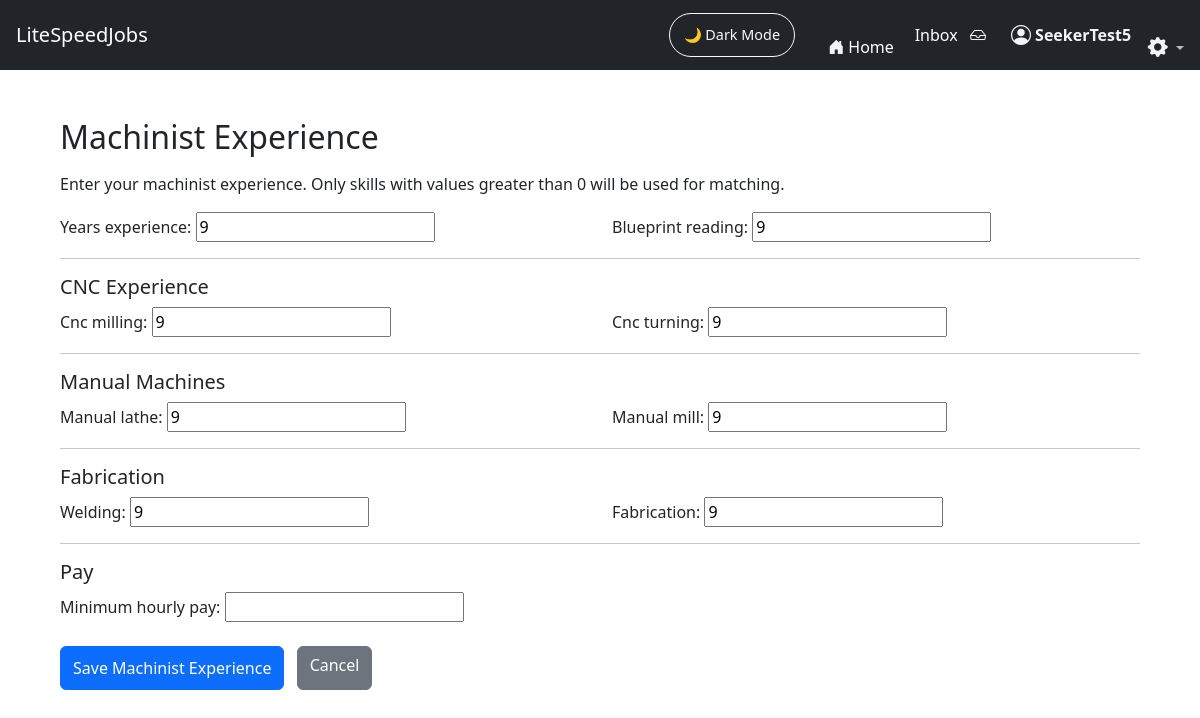
Screenshot of /JobFinder_app/seeker/machinist/ (signed in) with the database file from the repository.
### JobFinder_app/models.py (models this page shows, shortened)
class MachinistExperience(models.Model):
    user = models.OneToOneField(User, on_delete=models.CASCADE)
    years_experience = models.IntegerField(null=True, blank=True)
    minimum_hourly_pay = models.IntegerField(null=True, blank=True)
    blueprint_reading = models.IntegerField(null=True, blank=True)
    cnc_milling = models.IntegerField(null=True, blank=True)
    cnc_turning = models.IntegerField(null=True, blank=True)
    manual_lathe = models.IntegerField(null=True, blank=True)
    manual_mill = models.IntegerField(null=True, blank=True)
    welding = models.IntegerField(null=True, blank=True)
    fabrication = models.IntegerField(null=True, blank=True)
    created_at = models.DateTimeField(auto_now_add=True)

### JobFinder_app/views.py (the view)
# urls.py: path("seeker/machinist/",views.machinist_experience_view,name="machinist_experience"),
@login_required
def machinist_experience_view(request):
    try:
        instance = MachinistExperience.objects.get(user=request.user)
    except MachinistExperience.DoesNotExist:
        instance = None
    if request.method == "POST":
        form = MachinistExperienceForm(request.POST, instance=instance)
        if form.is_valid():
            obj = form.save(commit=False)
            obj.user = request.user
            obj.save()
            return redirect("seeker_dashboard")
        else:
            print("❌ FORM ERRORS:", form.errors)
    else:
        form = MachinistExperienceForm(instance=instance)
    return render(request, "JobFinder_app/machinist_experience.html", {
        "form": form
    })

### JobFinder_app/forms.py
class MachinistExperienceForm(forms.ModelForm):
    class Meta:
        model = MachinistExperience
        exclude = ("user",)
    def __init__(self, *args, **kwargs):
        super().__init__(*args, **kwargs)
        for field in self.fields.values():
            field.required = False

### JobFinder_app/context_processors.py (called while the page is built)
def unread_message_count(request):
    if request.user.is_authenticated:
        return {
            "unread_count": Message.objects.filter(
                receiver=request.user,
                is_read=False
            ).count()
        }
    return {}

### JobFinder_app/templates/JobFinder_app/machinist_experience.html (shortened to what this page needs)
{% extends "JobFinder_app/base.html" %}
{% block content %}
<div class="container mt-4">
    <h2 class="mb-3">Machinist Experience</h2>
    <p class="dark-muted">
        Enter your machinist experience. Only skills with values greater than 0
        will be used for matching.
    </p>
    <form method="post">
        <div class="row">
            <div class="col-md-6">
                {{ form.years_experience.label_tag }}
                {{ form.years_experience }}
            </div>
            <div class="col-md-6">
                {{ form.blueprint_reading.label_tag }}
                {{ form.blueprint_reading }}
            </div>
        </div>
        <hr>
        <h5>CNC Experience</h5>
        <div class="row">
            <div class="col-md-6">
                {{ form.cnc_milling.label_tag }}
                {{ form.cnc_milling }}
            </div>
            <div class="col-md-6">
                {{ form.cnc_turning.label_tag }}
                {{ form.cnc_turning }}
            </div>
        </div>
        <hr>
        <h5>Manual Machines</h5>
        <div class="row">
            <div class="col-md-6">
                {{ form.manual_lathe.label_tag }}
                {{ form.manual_lathe }}
            </div>
            <div class="col-md-6">
                {{ form.manual_mill.label_tag }}
                {{ form.manual_mill }}
            </div>
        </div>
        <hr>
        <h5>Fabrication</h5>
        <div class="row">
            <div class="col-md-6">
                {{ form.welding.label_tag }}
                {{ form.welding }}
            </div>
            <div class="col-md-6">
                {{ form.fabrication.label_tag }}
                {{ form.fabrication }}
            </div>
        </div>
        <hr>
        <h5>Pay</h5>
        <div class="row">
            <div class="col-md-6">
                {{ form.minimum_hourly_pay.label_tag }}
                {{ form.minimum_hourly_pay }}
            </div>
        </div>
        <div class="mt-4">
            <button type="submit" class="btn btn-primary">
                Save Machinist Experience
            </button>
            <a href="{% url 'seeker_dashboard' %}" class="btn btn-secondary ms-2">
                Cancel
            </a>
        </div>
    </form>
</div>
{% endblock %}

### JobFinder_app/templates/JobFinder_app/base.html (shortened to what this page needs)
<!DOCTYPE html>
<html lang="en" data-theme="light">
<head>
    <link href="https://cdn.jsdelivr.net/npm/bootstrap@5.3.2/dist/css/bootstrap.min.css" rel="stylesheet">
    <link href="https://cdn.jsdelivr.net/npm/bootstrap-icons@1.11.1/font/bootstrap-icons.css" rel="stylesheet">
</head>
<body>
{% load message_tags %}
<nav class="navbar navbar-expand-lg navbar-dark bg-dark px-3">
    <a class="navbar-brand" href="/">LiteSpeedJobs</a>
    <div class="ms-auto d-flex align-items-center">
        <button id="darkModeToggle" class="btn btn-outline-light ms-3">
            🌙 Dark Mode
        </button>&nbsp;&nbsp;&nbsp;&nbsp;&nbsp;&nbsp;&nbsp;&nbsp;
        <li class="nav-item">
            <a class="nav-link d-flex align-items-center home-link"
            href="{% url 'landing' %}">
                <i class="bi bi-house-door-fill me-1 nav-icon"></i>
                <span class="d-none d-md-inline">Home</span>&nbsp;&nbsp;&nbsp;&nbsp;&nbsp;
            </a>
        </li>
        {% if user.is_authenticated %}
        <a href="{% url 'inbox_pro' %}" class="nav-link d-flex align-items-center home-link">Inbox</a>&nbsp;&nbsp;&nbsp;
        <a href="{% url 'inbox_pro' %}" class="nav-link position-relative">
            <i class="bi bi-inbox"></i>
        </a>
        {% else %}
        <li class="nav-item">
            <a href="{% url 'login' %}" class="nav-link">
                <i class="bi bi-inbox"></i>
            </a>
        </li>
        {% endif %}&nbsp;&nbsp;&nbsp;&nbsp;&nbsp;&nbsp;
        {% if request.user.is_authenticated %}
            <a href="{% url 'role_redirect' %}"
                class="nav-link d-flex align-items-center gap-1 user-link">
                <i class="bi bi-person-circle nav-icon fs-5"></i>
             <span class="d-none d-md-inline">
                 <strong>{{ request.user.username }}</strong>&nbsp;&nbsp;&nbsp;&nbsp;
            </span>
        {% endif %}
        {% if user.is_authenticated %}
        <li class="nav-item dropdown ">
            <a class="nav-link dropdown-toggle p-0 account_dropdown"
            style="color:var(--ls-dark-muted)"
            href="#"
            id="settingsDropdown"
            role="button"
            data-bs-toggle="dropdown"
            aria-expanded="false"
            data-bs-placement="bottom"
            title="Account settings">
                <i class="bi bi-gear-fill fs-5 text-white"></i>
            </a>
        </li>
        {% endif %}
    </div>
</nav>
<div class="container py-4">
    {% block content %}{% endblock %}
</div>
</body>
</html>

### JobFinder_app/templates/JobFinder_app/base.html (style rules this page uses)
input, select, textarea { font-size: 16px; }
.btn { min-height: 44px; }
.container, .container-fluid { padding-left: 15px; padding-right: 15px; }
:root { --ls-bg: #ffffff; --ls-bg-card: #f7f9fc; --ls-text: #141414; --ls-text-muted: #555; --ls-border: #e4e7ec; --ls-icon-color: #f1f3f5; --chat-bg: #fffffff5; --chat-panel-bg: #f8f9fa; --chat-border: #dee2e6; --chat-text: #212529; --chat-muted: #6c757d; --bubble-sent-bg: #0d6efd; --bubble-sent-text: #ffffff; --bubble-received-bg: #e9ecef; --bubble-received-text: #212529; --account-settings: #9de3f4; --ls-primary: #4dabf7; --ls-dark-bg: #0e1116; --ls-dark-bg-card: #1a1d24; --ls-dark-border: #2b2e36; --ls-dark-text: #f1f3f7; --ls-dark-muted: #b7bcc7; }
body { transition: background 0.3s ease, color 0.3s ease; }
.navbar { transition: background 0.3s ease; }
.btn { transition: background 0.25s ease, color 0.25s ease, border 0.25s ease; }
.navbar .nav-link i, .navbar .inbox-icon { color: var(--ls-icon-color) !important; transition: color 0.2s ease; }
.user-link .nav-icon, .user-link span { color: var(--ls-icon-color); transition: color 0.2s ease; font-weight: 500; }
.home-link, .home-link i { color: #ffffff !important; }
.bi-gear-fill { transition: transform 0.3s ease; }
.account_dropdown { color: var(--account-settings); }
#darkModeToggle { font-size: 0.9rem; border-radius: 25px; padding: 5px 14px; cursor: pointer; }

### rows the page displays
MachinistExperience: years_experience "9", blueprint_reading "9", cnc_milling "9", cnc_turning "9", manual_lathe "9", manual_mill "9", welding "9", fabrication "9"

### other values shown
{{ request.user.username }} "SeekerTest5"
